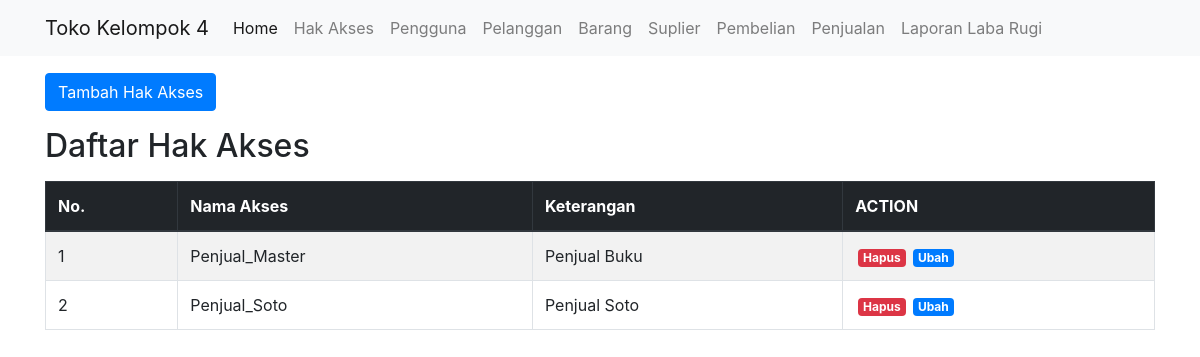
/public/akses, run on the app's committed database.
### tables this page shows
CREATE TABLE `hakakses` (
  `IdAkses` int(11) NOT NULL,
  `NamaAkses` varchar(255) NOT NULL,
  `Keterangan` varchar(255) DEFAULT NULL
);

### app/core/Controller.php (called while the page is built, shortened)
<?php
class Controller {
    public function view($view, $data = [])
    {
        require_once '../app/views/' . $view . '.php';
    }
    public function model($model)
    {
        return new $model;
    }
}

### app/controllers/Akses.php (called while the page is built, shortened)
<?php
class Akses extends Controller {
    public function index()
    {
        $data['judul'] = 'Daftar Akses';
        $data['br'] = $this->model('Akses_model')->getAllAkses();
        $this->view('akses/index', $data);
    }
}

### app/core/App.php (called while the page is built, shortened)
<?php
class App {
    protected $method = 'index';
    protected $params = [];
    public function __construct()
    {
        $this->controller = new $this->controller;
        call_user_func_array([$this->controller, $this->method], $this->params);
    }
}

### public/index.php (called while the page is built, shortened)
<?php
$app = new App;

### app/core/Database.php (called while the page is built, shortened)
<?php
class Database {
    private $host = DB_HOST;
    private $user = DB_USER;
    private $pass = DB_PASS;
    private $db_name = DB_NAME;
    private $dbh;
    private $stmt;
    public function __construct()
    {
        $dsn = 'mysql:host=' . $this->host . ';dbname=' . $this->db_name;
        $option = [
            PDO::ATTR_PERSISTENT => true,
            PDO::ATTR_ERRMODE => PDO::ERRMODE_EXCEPTION
        ];
        try {
            $this->dbh = new PDO($dsn, $this->user, $this->pass, $option);
        } catch(PDOException $e) {
            die($e->getMessage());
        }
    }
    public function query($query)
    {
        $this->stmt = $this->dbh->prepare($query);
    }
    public function execute()
    {
        $this->stmt->execute();
    }
    public function resultSet()
    {
        $this->execute();
        return $this->stmt->fetchAll(PDO::FETCH_ASSOC);
    }
}

### app/models/Akses_model.php (called while the page is built, shortened)
<?php
class Akses_model {
    private $table = 'hakakses';
    private $db;
    public function __construct()
    {
        $this->db = new Database;
    }
    public function getAllAkses()
    {
        $this->db->query('SELECT * FROM ' . $this->table);
        return $this->db->resultSet();
    }
}

### app/views/akses/index.php (the view, shortened to what this page needs)
<div class="container mt-3">
    <div class="row">
        <div class="col-lg-6">
        </div>
    </div>
    <div class="row mb-3">
        <div class="col-lg-6">
            <button type="button" class="btn btn-primary tombolTambahData" data-toggle="modal" data-target="#formModal">
                <i class="fas fa-plus-circle"></i> Tambah Hak Akses
            </button>
        </div>
    </div>
    <h2 class="mb-3">Daftar Hak Akses</h2>
    <div class="table-responsive">
        <table class="table table-bordered table-striped">
            <thead class="thead-dark">
                <tr>
                    <th scope="col">No.</th>
                    <th scope="col">Nama Akses</th>
                    <th scope="col">Keterangan</th>
                    <th scope="col">ACTION</th>
                </tr>
            </thead>
            <tbody>
                <?php $i = 1; ?>
                <?php foreach ($data['br'] as $br) : ?>
                    <tr>
                        <td><?= $i++; ?></td>
                        <td><?= $br['NamaAkses']; ?></td>
                        <td><?= $br['Keterangan']; ?></td>
                        <td>
                            <a href="<?= BASEURL; ?>/akses/hapus/<?= $br['IdAkses']; ?>" class="badge badge-danger tombolHapus" onclick="return confirm('Apakah anda yakin ingin menghapus data?');">
                                <i class="fas fa-trash-alt"></i> Hapus
                            </a>
                            <a href="<?= BASEURL; ?>/akses/ubahDetail/<?= $br['IdAkses']; ?>" class="badge badge-primary tombolUbah">
                                <i class="fas fa-edit"></i> Ubah
                            </a>
                        </td>
                    </tr>
                <?php endforeach; ?>
            </tbody>
        </table>
    </div>
</div>

### public/css/style.css (style rules this page uses)
.badge { margin-left: 3px; }

### data on the page
hakakses: NamaAkses "Penjual_Master", Keterangan "Penjual Buku"
hakakses: NamaAkses "Penjual_Soto", Keterangan "Penjual Soto"
